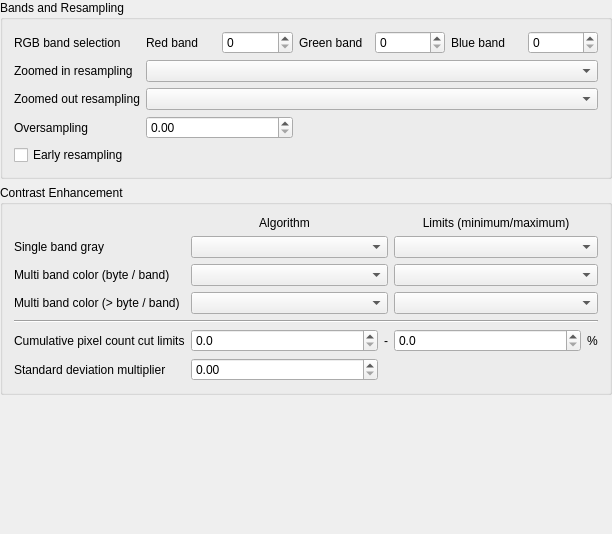
<?xml version="1.0" encoding="UTF-8"?>
<ui version="4.0">
 <class>QgsRasterRenderingOptionsWidgetBase</class>
 <widget class="QWidget" name="QgsRasterRenderingOptionsWidgetBase">
  <property name="geometry">
   <rect>
    <x>0</x>
    <y>0</y>
    <width>612</width>
    <height>534</height>
   </rect>
  </property>
  <property name="sizePolicy">
   <sizepolicy hsizetype="Minimum" vsizetype="Minimum">
    <horstretch>0</horstretch>
    <verstretch>0</verstretch>
   </sizepolicy>
  </property>
  <property name="windowTitle">
   <string>Raster Rendering Options</string>
  </property>
  <layout class="QGridLayout" name="gridLayout">
   <property name="leftMargin">
    <number>0</number>
   </property>
   <property name="topMargin">
    <number>0</number>
   </property>
   <property name="rightMargin">
    <number>0</number>
   </property>
   <property name="bottomMargin">
    <number>0</number>
   </property>
   <item row="1" column="0">
    <widget class="QgsCollapsibleGroupBox" name="groupBox_14">
     <property name="title">
      <string>Bands and Resampling</string>
     </property>
     <layout class="QVBoxLayout" name="verticalLayout_10">
      <item>
       <widget class="QWidget" name="widget" native="true">
        <layout class="QGridLayout" name="gridLayout_35">
         <property name="leftMargin">
          <number>0</number>
         </property>
         <property name="topMargin">
          <number>0</number>
         </property>
         <property name="rightMargin">
          <number>0</number>
         </property>
         <property name="bottomMargin">
          <number>0</number>
         </property>
         <item row="1" column="0">
          <widget class="QLabel" name="lbldefaultZoomedInResampling">
           <property name="text">
            <string>Zoomed in resampling</string>
           </property>
          </widget>
         </item>
         <item row="0" column="2">
          <widget class="QgsSpinBox" name="spnRed"/>
         </item>
         <item row="2" column="0">
          <widget class="QLabel" name="lbldefaultZoomedOutResampling">
           <property name="text">
            <string>Zoomed out resampling</string>
           </property>
          </widget>
         </item>
         <item row="0" column="5">
          <widget class="QLabel" name="label_24">
           <property name="text">
            <string>Blue band</string>
           </property>
          </widget>
         </item>
         <item row="0" column="0">
          <widget class="QLabel" name="label_21">
           <property name="text">
            <string>RGB band selection</string>
           </property>
          </widget>
         </item>
         <item row="0" column="6">
          <widget class="QgsSpinBox" name="spnBlue"/>
         </item>
         <item row="0" column="4">
          <widget class="QgsSpinBox" name="spnGreen"/>
         </item>
         <item row="3" column="0">
          <widget class="QLabel" name="lbldefaultOversampling">
           <property name="text">
            <string>Oversampling</string>
           </property>
          </widget>
         </item>
         <item row="0" column="3">
          <widget class="QLabel" name="label_23">
           <property name="text">
            <string>Green band</string>
           </property>
          </widget>
         </item>
         <item row="1" column="1" colspan="6">
          <widget class="QComboBox" name="mZoomedInResamplingComboBox"/>
         </item>
         <item row="0" column="1">
          <widget class="QLabel" name="label_22">
           <property name="text">
            <string>Red band</string>
           </property>
          </widget>
         </item>
         <item row="2" column="1" colspan="6">
          <widget class="QComboBox" name="mZoomedOutResamplingComboBox"/>
         </item>
         <item row="3" column="1" colspan="2">
          <widget class="QgsDoubleSpinBox" name="spnOversampling"/>
         </item>
         <item row="4" column="0" colspan="7">
          <widget class="QCheckBox" name="mCbEarlyResampling">
           <property name="text">
            <string>Early resampling</string>
           </property>
          </widget>
         </item>
        </layout>
       </widget>
      </item>
     </layout>
    </widget>
   </item>
   <item row="4" column="0">
    <spacer name="verticalSpacer">
     <property name="orientation">
      <enum>Qt::Vertical</enum>
     </property>
     <property name="sizeHint" stdset="0">
      <size>
       <width>20</width>
       <height>35</height>
      </size>
     </property>
    </spacer>
   </item>
   <item row="3" column="0">
    <widget class="QGroupBox" name="groupBox_17">
     <property name="title">
      <string>Contrast Enhancement</string>
     </property>
     <property name="flat">
      <bool>true</bool>
     </property>
     <layout class="QGridLayout" name="gridLayout_2" columnstretch="0,1,0,1,0">
      <item row="1" column="3" colspan="2">
       <widget class="QComboBox" name="cboxContrastEnhancementLimitsSingleBand"/>
      </item>
      <item row="2" column="1" colspan="2">
       <widget class="QComboBox" name="cboxContrastEnhancementAlgorithmMultiBandSingleByte"/>
      </item>
      <item row="5" column="3">
       <widget class="QgsDoubleSpinBox" name="mRasterCumulativeCutUpperDoubleSpinBox">
        <property name="decimals">
         <number>1</number>
        </property>
       </widget>
      </item>
      <item row="5" column="4">
       <widget class="QLabel" name="label_35">
        <property name="text">
         <string>%</string>
        </property>
       </widget>
      </item>
      <item row="1" column="1" colspan="2">
       <widget class="QComboBox" name="cboxContrastEnhancementAlgorithmSingleBand"/>
      </item>
      <item row="0" column="1">
       <widget class="QLabel" name="label_50">
        <property name="text">
         <string>Algorithm</string>
        </property>
        <property name="alignment">
         <set>Qt::AlignCenter</set>
        </property>
       </widget>
      </item>
      <item row="2" column="3" colspan="2">
       <widget class="QComboBox" name="cboxContrastEnhancementLimitsMultiBandSingleByte"/>
      </item>
      <item row="6" column="0">
       <widget class="QLabel" name="label_25">
        <property name="text">
         <string>Standard deviation multiplier</string>
        </property>
       </widget>
      </item>
      <item row="3" column="3" colspan="2">
       <widget class="QComboBox" name="cboxContrastEnhancementLimitsMultiBandMultiByte"/>
      </item>
      <item row="0" column="3" colspan="2">
       <widget class="QLabel" name="label_51">
        <property name="text">
         <string>Limits (minimum/maximum)</string>
        </property>
        <property name="alignment">
         <set>Qt::AlignCenter</set>
        </property>
       </widget>
      </item>
      <item row="5" column="2">
       <widget class="QLabel" name="label_34">
        <property name="text">
         <string>-</string>
        </property>
       </widget>
      </item>
      <item row="5" column="0">
       <widget class="QLabel" name="label_36">
        <property name="text">
         <string>Cumulative pixel count cut limits</string>
        </property>
       </widget>
      </item>
      <item row="1" column="0">
       <widget class="QLabel" name="label_37">
        <property name="text">
         <string>Single band gray</string>
        </property>
       </widget>
      </item>
      <item row="4" column="0" colspan="5">
       <widget class="Line" name="line">
        <property name="orientation">
         <enum>Qt::Horizontal</enum>
        </property>
       </widget>
      </item>
      <item row="5" column="1">
       <widget class="QgsDoubleSpinBox" name="mRasterCumulativeCutLowerDoubleSpinBox">
        <property name="decimals">
         <number>1</number>
        </property>
       </widget>
      </item>
      <item row="2" column="0">
       <widget class="QLabel" name="label_38">
        <property name="text">
         <string>Multi band color (byte / band) </string>
        </property>
       </widget>
      </item>
      <item row="3" column="0">
       <widget class="QLabel" name="label_39">
        <property name="text">
         <string>Multi band color (&gt; byte / band) </string>
        </property>
       </widget>
      </item>
      <item row="3" column="1" colspan="2">
       <widget class="QComboBox" name="cboxContrastEnhancementAlgorithmMultiBandMultiByte"/>
      </item>
      <item row="6" column="1">
       <widget class="QgsDoubleSpinBox" name="spnThreeBandStdDev">
        <property name="maximum">
         <double>10.000000000000000</double>
        </property>
        <property name="singleStep">
         <double>0.100000000000000</double>
        </property>
       </widget>
      </item>
     </layout>
    </widget>
   </item>
  </layout>
 </widget>
 <layoutdefault spacing="6" margin="11"/>
 <customwidgets>
  <customwidget>
   <class>QgsCollapsibleGroupBox</class>
   <extends>QGroupBox</extends>
   <header>qgis.gui</header>
   <container>1</container>
  </customwidget>
  <customwidget>
   <class>QgsSpinBox</class>
   <extends>QSpinBox</extends>
   <header>qgis.gui</header>
  </customwidget>
  <customwidget>
   <class>QgsDoubleSpinBox</class>
   <extends>QDoubleSpinBox</extends>
   <header>qgis.gui</header>
  </customwidget>
 </customwidgets>
 <tabstops>
  <tabstop>spnRed</tabstop>
  <tabstop>spnGreen</tabstop>
  <tabstop>spnBlue</tabstop>
  <tabstop>mZoomedInResamplingComboBox</tabstop>
  <tabstop>mZoomedOutResamplingComboBox</tabstop>
  <tabstop>spnOversampling</tabstop>
  <tabstop>mCbEarlyResampling</tabstop>
  <tabstop>cboxContrastEnhancementAlgorithmSingleBand</tabstop>
  <tabstop>cboxContrastEnhancementLimitsSingleBand</tabstop>
  <tabstop>cboxContrastEnhancementAlgorithmMultiBandSingleByte</tabstop>
  <tabstop>cboxContrastEnhancementLimitsMultiBandSingleByte</tabstop>
  <tabstop>cboxContrastEnhancementAlgorithmMultiBandMultiByte</tabstop>
  <tabstop>cboxContrastEnhancementLimitsMultiBandMultiByte</tabstop>
  <tabstop>mRasterCumulativeCutLowerDoubleSpinBox</tabstop>
  <tabstop>mRasterCumulativeCutUpperDoubleSpinBox</tabstop>
  <tabstop>spnThreeBandStdDev</tabstop>
 </tabstops>
 <resources/>
 <connections/>
</ui>
